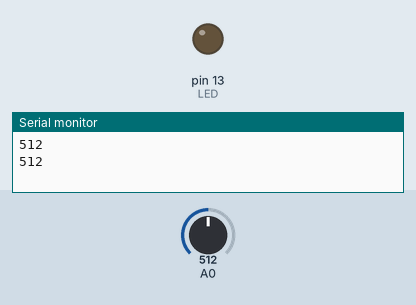
Simulated run of this sketch. Board: Arduino Uno, built with avr-gcc and run on an emulated ATmega328P. Parts: output pins drawn as LEDs (lit = HIGH), the last lines printed to the serial monitor. Inputs (shaded band) come from the test bench; at power-on: A0 = 512.

Above: at 1.8 s.
1.9 s: A0 set to 55
3.4 s: A0 set to 45
At 4.6 s:
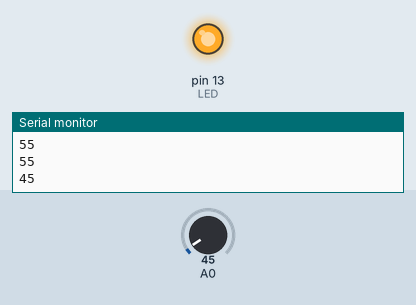
5.5 s: A0 set to 122
At 7.2 s:
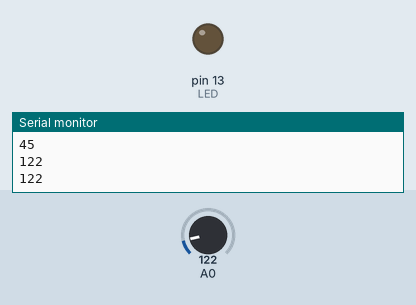
7.5 s: A0 set to 40
At 8.9 s:
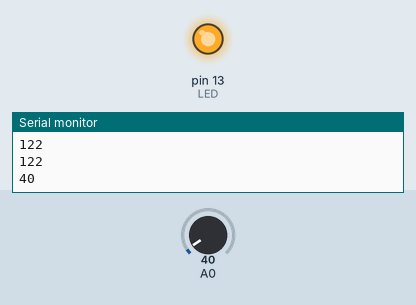
Timing chart, 0 to 10.5 s (numbered marks = the images above; inputs shaded):
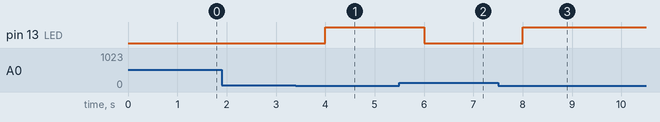

The sketch:

LDR.ino
```cpp
int LED=13;
void setup() {
pinMode(A0,INPUT);
pinMode(LED,OUTPUT);
Serial.begin(9600);
}

void loop() {
int value=analogRead(A0);
Serial.println(value);
if(value<50){
digitalWrite(LED,HIGH);
}
else{
digitalWrite(LED,LOW);
}
delay(1000);
}
```

Measured:
- the behaviour switches between 50 and 49 on A0 (found by bisection; images 0 and 1)
- after the input at 3.4 s, pin 13 (LED): LOW → HIGH after 0.60 s
- after the input at 5.5 s, pin 13 (LED): HIGH → LOW after 0.50 s
- after the input at 7.5 s, pin 13 (LED): LOW → HIGH after 0.50 s
